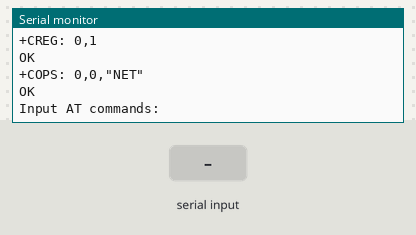
Recording of a sketch running on a simulated Arduino Uno, built with avr-gcc and run on an emulated ATmega328P. Parts: the last lines printed to the serial monitor. Inputs (shaded band) come from the test bench. The modem accepts every AT command (registered, SIM ready, sends succeed) and sends nothing else.

Above: at 9.2 s.
9.3 s: "1" received over the second serial link
At 10.6 s:
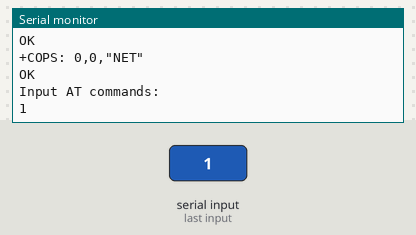
11.5 s: "0" received over the second serial link
At 13.3 s:
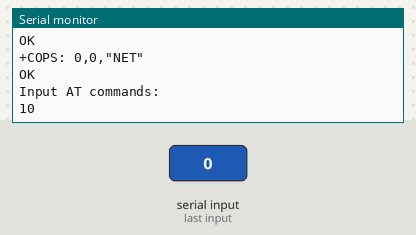

The sketch:

AT_commander.ino
```cpp
// In
// ~/Library/Arduino15/packages/arduino/hardware/avr/1.8.5/libraries/SoftwareSerial/src/SoftwareSerial.h
// change RX buffer size to 255 bytes
// #define _SS_MAX_RX_BUFF 255
#include <SoftwareSerial.h>

//Create software serial object to communicate with SIM900
SoftwareSerial mySerial(2,3); // mySerial(7, 8); //SIM900 Tx & Rx is connected to Arduino #7 & #8


void setup()
{
  //Begin serial communication with Arduino and Arduino IDE (Serial Monitor)
  Serial.begin(9600);

  //Begin serial communication with Arduino and SIM900
  mySerial.begin(9600);

  Serial.println("Initializing...");

   mySerial.println("AT"); //Handshaking with SIM900
  updateSerial();
  mySerial.println("AT+IPR=9600"); // set baudrate
  updateSerial();
  mySerial.println("ATI"); //Handshaking with SIM900
  updateSerial();


  mySerial.println("AT+CMEE=2"); // enable verbode error code
  updateSerial();


  mySerial.println("AT+CSQ"); //Signal quality test, value range is 0-31 , 31 is the best
  updateSerial();
  mySerial.println("AT+CCID"); //Read SIM information to confirm whether the SIM is plugged
  updateSerial();
  mySerial.println("AT+CREG?"); //Check whether it has registered in the network
  updateSerial();

  mySerial.println("AT+COPS?");
  updateSerial();
  //mySerial.println("AT+COPS=?"); // Return the list of operators present in the network
  //updateSerial();

 Serial.println("Input AT commands:");
}

void loop()
{
  updateSerial();
}

void updateSerial()
{
  while (Serial.available())
  {
    mySerial.write(Serial.read());//Forward what Serial received to Software Serial Port
  }
   delay(1000);
  while(mySerial.available())
  {
    Serial.write(mySerial.read());//Forward what Software Serial received to Serial Port
  }
}
```

Measured:
- after the input at 9.3 s, the serial monitor: prints a new line after 0.78 s (image 1)
- after the input at 11.5 s, the serial monitor: prints a new line after 0.58 s (image 2)
